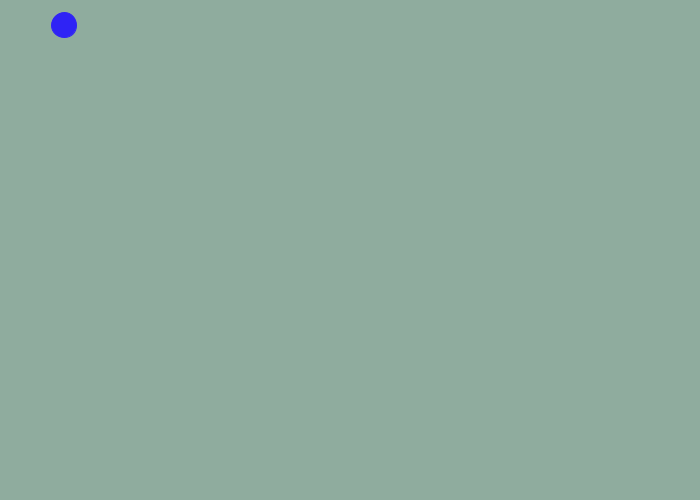
Frame 1 (no input)
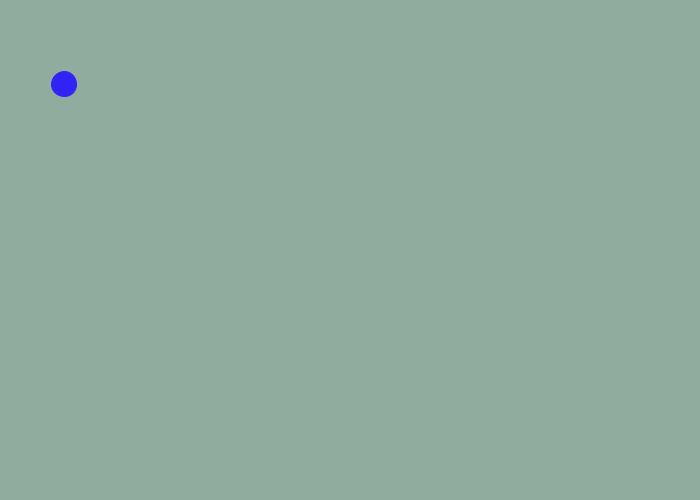
Frame 60 (the mouse pressed at the canvas centre just before this capture)
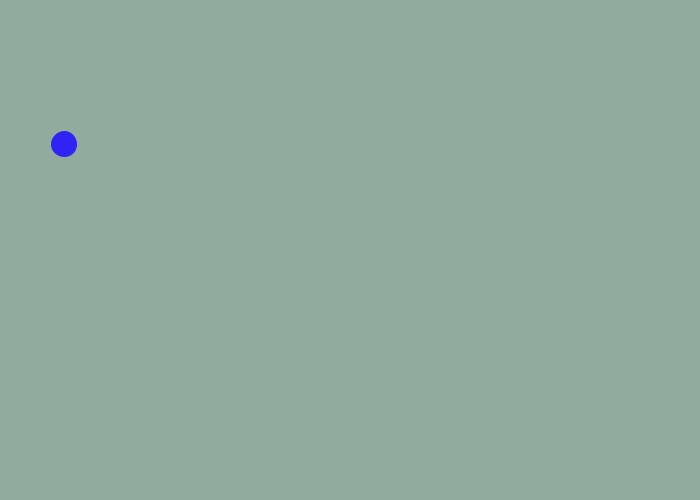
Frame 120 (the mouse held since frame 60 and released just before this capture)

The Processing sketch that drew these frames (run headless with seeded random() and noise(); from frame 60 on, the mouse is pressed at the canvas centre):

// Processing sketch: Rain_Game
// ── Rain_Game.pde
int dropY = 25;
int randomNumber = (int) random(width);
int dropX = randomNumber;

void setup() {
  size(700,500);
  background(143,172,158);
  
}

void draw() {
    background(143,172,158);

  fill(47,35,245);
  stroke(47,35,245);
  ellipse(dropX,dropY, 25,25);
  dropY++;
  if (dropY >= 500) {
    dropY = 25;
    dropX = (int) random(width);
  }
}
